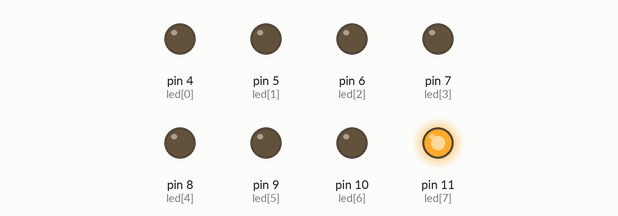
Simulated run of this sketch. Board: Arduino Uno, built with avr-gcc and run on an emulated ATmega328P. On the bench: output pins drawn as LEDs (lit = HIGH).

Above: at 0.05 s.
At 0.95 s:
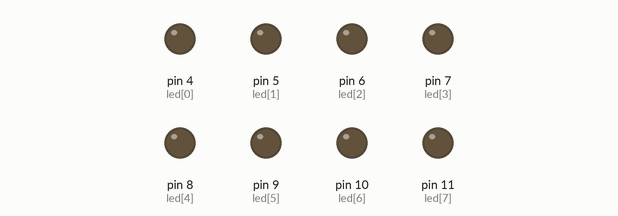
At 1.85 s:
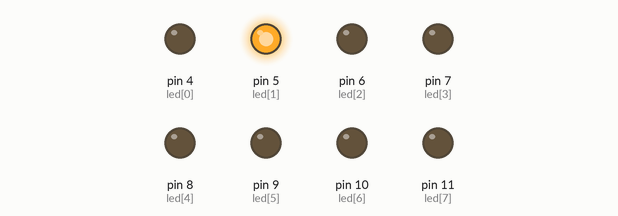
At 3.65 s:
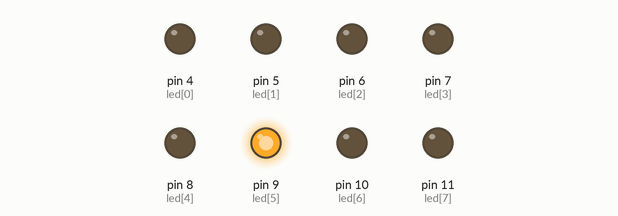
At 5.25 s:
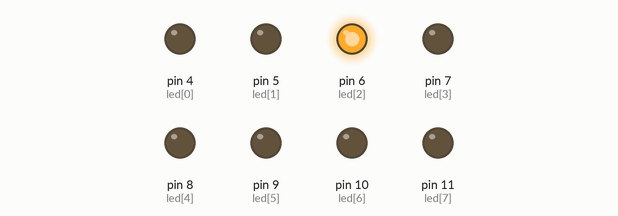
At 7.25 s:
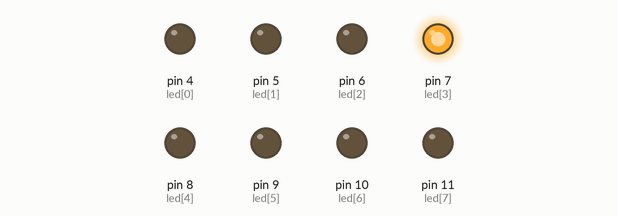
Timing chart, 0 to 7.5 s (numbered marks = the images above):
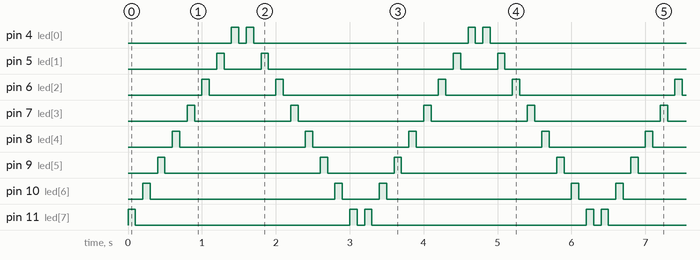

Measured:
- by itself, pin 4 (led[0]): repeats every 3.2 s: LOW 0.10 s, HIGH 0.10 s, LOW 2.9 s, HIGH 0.10 s
- by itself, pin 5 (led[1]): repeats every 3.2 s: LOW 0.50 s, HIGH 0.10 s, LOW 2.5 s, HIGH 0.10 s
- by itself, pin 6 (led[2]): repeats every 3.2 s: LOW 0.90 s, HIGH 0.10 s, LOW 2.1 s, HIGH 0.10 s
- by itself, pin 7 (led[3]): repeats every 3.2 s: LOW 1.3 s, HIGH 0.10 s, LOW 1.7 s, HIGH 0.10 s
- by itself, pin 8 (led[4]): repeats every 3.2 s: LOW 1.7 s, HIGH 0.10 s, LOW 1.3 s, HIGH 0.10 s
- by itself, pin 9 (led[5]): repeats every 3.2 s: LOW 2.1 s, HIGH 0.10 s, LOW 0.90 s, HIGH 0.10 s
- by itself, pin 10 (led[6]): repeats every 3.2 s: LOW 2.5 s, HIGH 0.10 s, LOW 0.50 s, HIGH 0.10 s
- by itself, pin 11 (led[7]): repeats every 3.2 s: LOW 2.9 s, HIGH 0.10 s, LOW 0.10 s, HIGH 0.10 s

The sketch:

Code.ino
```cpp
int led[] = {4,5,6,7,8,9,10,11};
void setup()
{
  for(int i=0; i<8; i++)
  {
    pinMode(led[i], OUTPUT);
  }
}
void loop()
{
  for (int i = 11; i > 3; i--)
  {
    digitalWrite(i, 1);
    delay(100);
    digitalWrite(i, 0);
    delay(100);
  }

  for (int i = 4; i < 12; i++)
  {
    digitalWrite(i, 1);
    delay(100);
    digitalWrite(i, 0);
    delay(100);
  }
}
```
